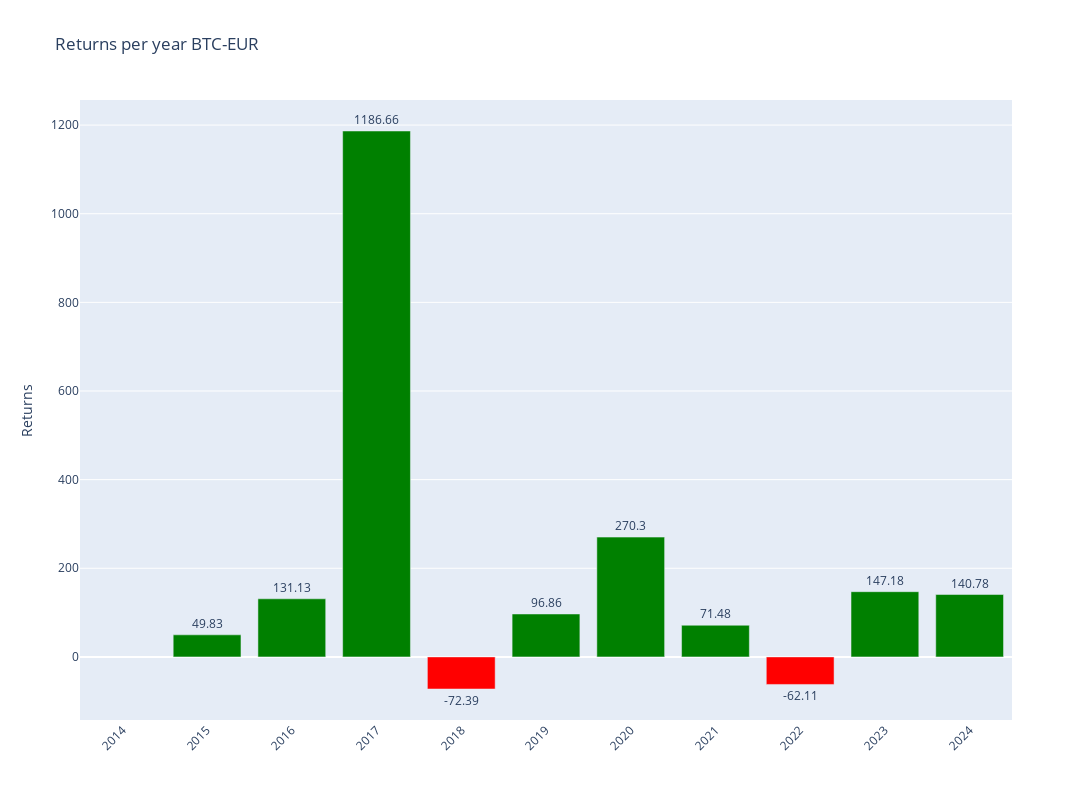

Here is the notebook cell this chart was saved with:
### Code cell
# Plotly
fig = make_subplots()

# Add colors
colors = ['green' if x >= 0 else 'red' for x in annual_data['Return']]

# Graph (1,1)
fig.add_trace(go.Bar(y=annual_data['Return'],x=annual_data['Return'].index,text=round(annual_data['Return'],2),textposition='outside',marker_color=colors,hoverinfo='skip'),row=1,col=1)

# Update xaxis properties
fig.update_yaxes(title_text="Returns", row=1, col=1)

fig.update_layout(xaxis=dict(tickvals=annual_data.index,tickangle=-45),height=800, width=1300,title=f"Returns per year {ticker}")

fig.show()

### Figure 1 — Plotly figure (JSON) as saved in the notebook; plotly's stock layout.template omitted (floating-point values rounded to 4 significant figures)
{"data": [{"hoverinfo": "skip", "marker": {"color": ["red", "green", "green", "green", "red", "green", "green", "green", "red", "green", "green"]}, "text": [null, 49.83, 131.1, 1187.0, -72.39, 96.86, 270.3, 71.48, -62.11, 147.2, 140.8], "textposition": "outside", "type": "bar", "x": [2014, 2015, 2016, 2017, 2018, 2019, 2020, 2021, 2022, 2023, 2024], "xaxis": "x", "y": [null, 49.83, 131.1, 1187.0, -72.39, 96.86, 270.3, 71.48, -62.11, 147.2, 140.8], "yaxis": "y"}], "layout": {"height": 800, "title": {"text": "Returns per year BTC-EUR"}, "width": 1300, "xaxis": {"anchor": "y", "domain": [0, 1], "tickangle": -45, "tickvals": [2014, 2015, 2016, 2017, 2018, 2019, 2020, 2021, 2022, 2023, 2024]}, "yaxis": {"anchor": "x", "domain": [0, 1], "title": {"text": "Returns"}}}}
